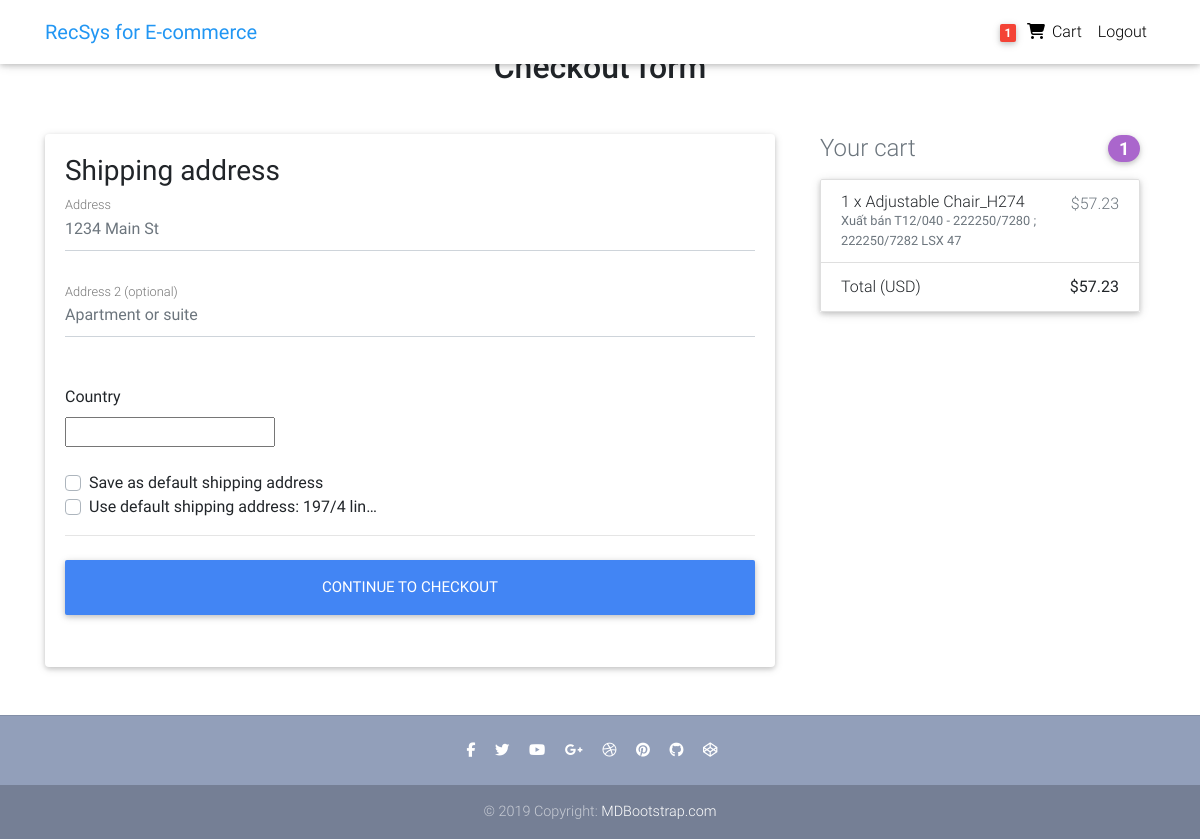
The app's page /checkout/ (signed in) with its own data.
### core/models.py (models this page shows, shortened)
class Order(models.Model):
    user = models.ForeignKey(settings.AUTH_USER_MODEL,
                             on_delete=models.CASCADE)
    ref_code = models.CharField(max_length=20, blank=True, null=True)
    items = models.ManyToManyField(OrderItem)
    start_date = models.DateTimeField(auto_now_add=True)
    ordered_date = models.DateTimeField()
    ordered = models.BooleanField(default=False)
    shipping_address = models.ForeignKey(
        'Address', related_name='shipping_address', on_delete=models.SET_NULL, blank=True, null=True)
    being_delivered = models.BooleanField(default=False)
    received = models.BooleanField(default=False)
    refund_requested = models.BooleanField(default=False)
    refund_granted = models.BooleanField(default=False)
    '''
    1. Item added to cart
    2. Adding a billing address
    (Failed checkout)
    3. Payment
    (Preprocessing, processing, packaging etc.)
    4. Being delivered
    5. Received
    6. Refunds
    '''
    def get_total(self):
        total = 0
        for order_item in self.items.all():
            total += order_item.get_final_price()
        return total

class Address(models.Model):
    user = models.ForeignKey(settings.AUTH_USER_MODEL,
                             on_delete=models.CASCADE)
    street_address = models.CharField(max_length=100)
    apartment_address = models.CharField(max_length=100)
    country = CountryField(multiple=False)
    default = models.BooleanField(default=False)
    class Meta:
        verbose_name_plural = 'Addresses'

class OrderItem(models.Model):
    user = models.ForeignKey(settings.AUTH_USER_MODEL,
                             on_delete=models.CASCADE)
    ordered = models.BooleanField(default=False)
    item = models.ForeignKey(Item, on_delete=models.CASCADE)
    quantity = models.IntegerField(default=1)
    def get_total_item_price(self):
        return self.quantity * self.item.price
    def get_final_price(self):
        if self.item.discount_price:
            return self.get_total_discount_item_price()
        return self.get_total_item_price()

class Item(models.Model):
    code = models.CharField(max_length=100)
    title = models.CharField(max_length=200)
    price = models.FloatField()
    discount_price = models.FloatField(blank=True, null=True)
    slug = models.SlugField()
    description = models.TextField(null=True)
    image = models.ImageField(default="noimage.png")

### core/views.py (the view, shortened to what this page needs)
# urls.py: path('checkout/', CheckoutView.as_view(), name='checkout'),
class CheckoutView(View):
    def get(self, *args, **kwargs):
        try:
            order = Order.objects.get(user=self.request.user, ordered=False)
            form = CheckoutForm()
            context = {
                'form': form,
                'order': order,
                'DISPLAY_COUPON_FORM': True
            }
            shipping_address_qs = Address.objects.filter(
                user=self.request.user,
                default=True
            )
            if shipping_address_qs.exists():
                context.update(
                    {'default_shipping_address': shipping_address_qs[0]})
            return render(self.request, "checkout.html", context)
        except ObjectDoesNotExist:
            messages.info(self.request, "You do not have an active order")
            return redirect("core:checkout")

### core/forms.py
class CheckoutForm(forms.Form):
    shipping_address = forms.CharField(required=False)
    shipping_address2 = forms.CharField(required=False)
    shipping_country = CountryField(blank_label='(select country)').formfield(
        required=False,
        widget=CountrySelectWidget(attrs={
            'class': 'custom-select d-block w-100',
        }))
    set_default_shipping = forms.BooleanField(required=False)
    use_default_shipping = forms.BooleanField(required=False)

### core/templatetags/cart_template_tags.py (called while the page is built)
@register.filter
def cart_item_count(user):
    if user.is_authenticated:
        qs = Order.objects.filter(user=user, ordered=False)
        if qs.exists():
            return qs[0].items.count()
    return 0

### templates/checkout.html (shortened to what this page needs)
{% extends "base.html" %}
{% load crispy_forms_tags %}
{% block content %}
  <main >
    <div class="container wow fadeIn">
      <h2 class="my-5 h2 text-center">Checkout form</h2>
      <div class="row">
        <div class="col-md-8 mb-4">
          <div class="card">
            <form method="POST" class="card-body">
              <h3>Shipping address</h3>
              <div class='hideable_shipping_form'>
                <div class="md-form mb-5">
                  <input type='text' placeholder='1234 Main St' id='shipping_address' name='shipping_address' class='form-control' />
                  <label for="shipping_address" class="">Address</label>
                </div>
                <div class="md-form mb-5">
                  <input type='text' placeholder='Apartment or suite' id='shipping_address2' name='shipping_address2' class='form-control' />
                  <label for="shipping_address2" class="">Address 2 (optional)</label>
                </div>
                <div class="row">
                  <div class="col-lg-4 col-md-12 mb-4">
                    <label for="shipping_country">Country</label>
                    {{ form.shipping_country }}
                  </div>
                </div>
                <div class="custom-control custom-checkbox">
                  <label class="custom-control-label" for="set_default_shipping">Save as default shipping address</label>
                </div>
              </div>
              {% if default_shipping_address %}
              <div class="custom-control custom-checkbox">
                <label class="custom-control-label" for="use_default_shipping">Use default shipping address: {{ default_shipping_address.street_address|truncatechars:10 }}</label>
              </div>
              {% endif %}
              <hr class="mb-4">
              <button class="btn btn-primary btn-lg btn-block" type="submit">Continue to checkout</button>
            </form>
          </div>
        </div>
        <div class="col-md-4 mb-4">
          {% include "order_snippet.html" %}
        </div>
      </div>
    </div>
  </main>
{% endblock content %}

### templates/navbar.html (shortened to what this page needs)
{% load cart_template_tags %}
<nav class="navbar fixed-top navbar-expand-lg navbar-light white scrolling-navbar">
    <div class="container">
      <a class="navbar-brand waves-effect" href="/">
        <strong class="blue-text">RecSys for E-commerce</strong>
      </a>
      <div class="collapse navbar-collapse" id="navbarSupportedContent">
        <ul class="navbar-nav nav-flex-icons">
          {% if request.user.is_authenticated %}
          <li class="nav-item">
            <a href="{% url 'core:order-summary' %}" class="nav-link waves-effect">
              <span class="badge red z-depth-1 mr-1"> {{ request.user|cart_item_count }} </span>
              <i class="fas fa-shopping-cart"></i>
              <span class="clearfix d-none d-sm-inline-block"> Cart </span>
            </a>
          </li>
          <li class="nav-item">
            <a class="nav-link waves-effect" href="{% url 'account_logout' %}">
              <span class="clearfix d-none d-sm-inline-block"> Logout </span>
            </a>
          </li>
          {% endif %}
        </ul>
      </div>
    </div>
  </nav>

### templates/order_snippet.html
<div class="col-md-12 mb-4">
    <h4 class="d-flex justify-content-between align-items-center mb-3">
    <span class="text-muted">Your cart</span>
    <span class="badge badge-secondary badge-pill">{{ order.items.count }}</span>
    </h4>
    <ul class="list-group mb-3 z-depth-1">
    {% for order_item in order.items.all %}
    <li class="list-group-item d-flex justify-content-between lh-condensed">
        <div>
        <h6 class="my-0">{{ order_item.quantity }} x {{ order_item.item.title}}</h6>
        <small class="text-muted">{{ order_item.item.description}}</small>
        </div>
        <span class="text-muted">${{ order_item.get_final_price }}</span>
    </li>
    {% endfor %}
    <li class="list-group-item d-flex justify-content-between">
        <span>Total (USD)</span>
        <strong>${{ order.get_total }}</strong>
    </li>
    </ul>
</div>

### templates/base.html (style rules this page uses)
html, body, header, .carousel { height: 60vh; }

### records on screen
Address: street_address "197/4 lin…"
Order: items.count "1", get_total "57.23"
OrderItem: quantity "1", item "Adjustable Chair_H274", item.description "Xuất bán T12/040 - 222250/7280 ; 222250/7282 LSX 47", get_final_price "57.23"

### other values on screen
{{ request.user|cart_item_count }} "1"
